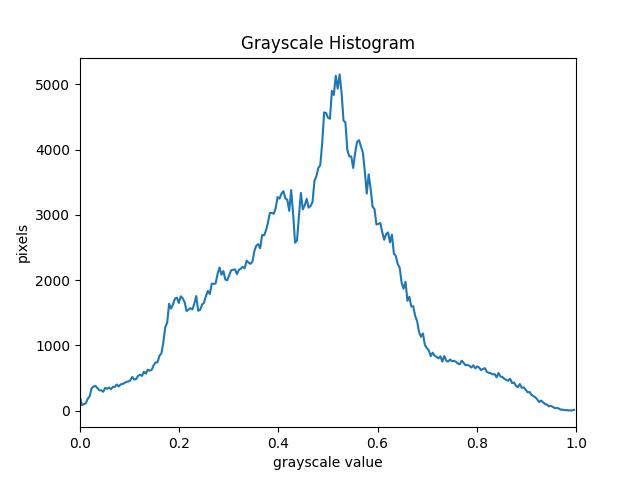
#> input picture backend/uploads/1639595893444-histo.jpeg, 640 x 480 px
$ python imhist.py ../uploads/1639595893444-histo.jpeg out.png
#> lines starting #> are read from the running program, lines starting #| are printed output that depends on the picture
import sys
import numpy as np
import skimage.color
import skimage.io
from matplotlib import pyplot as plt

image = skimage.io.imread(sys.argv[1], as_gray=True)
#> image: shape (480, 640) float64; min 0, max 1, mean 0.98
histogram, bin_edges = np.histogram(image, bins=256, range=(0, 1))
#> histogram = 256 values, max 276115 at index 255, min 5 at index 51, mean 1200; bin_edges = 257 values from 0 to 1
plt.figure()
plt.title("Grayscale Histogram")
plt.xlabel("grayscale value")
plt.ylabel("pixels")
plt.xlim([0.0, 1.0])
plt.plot(bin_edges[0:-1], histogram)
plt.savefig(sys.argv[2])
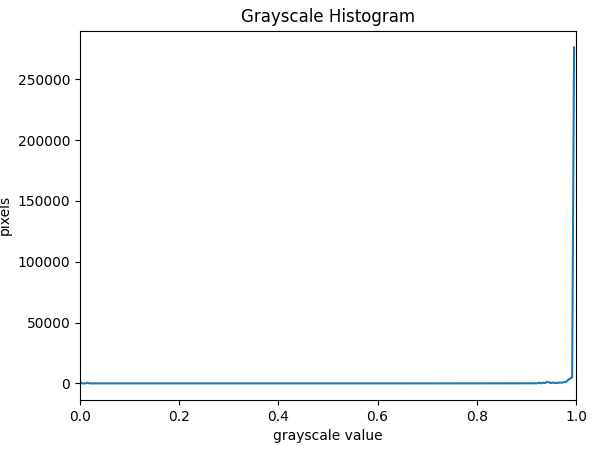
#> figure drawn by matplotlib, 1 panel; curve peaks at x = 0.996, y = 276115

$ run again, on backend/uploads/1639595974056-histo.jpeg
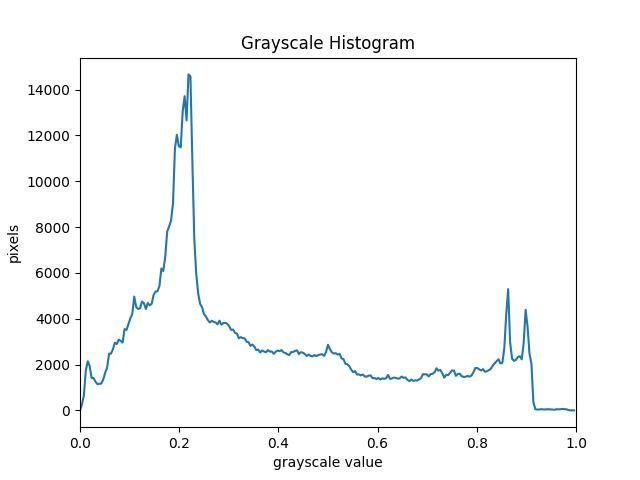
#> input picture backend/uploads/1639595974056-histo.jpeg, 640 x 480 px
#> histogram = 256 values, max 274205 at index 255, min 8 at index 63, mean 1200; bin_edges = 257 values from 0 to 1
#> `plt.savefig(sys.argv[2])`:
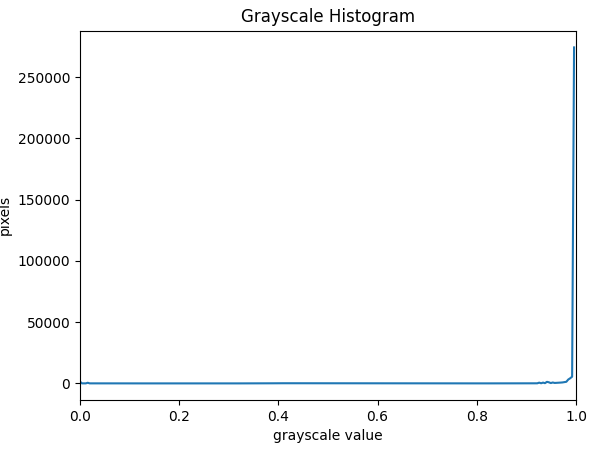
#> figure drawn by matplotlib, 1 panel; curve peaks at x = 0.996, y = 274205

$ run again, on backend/uploads/1639736998252-histo.jpeg
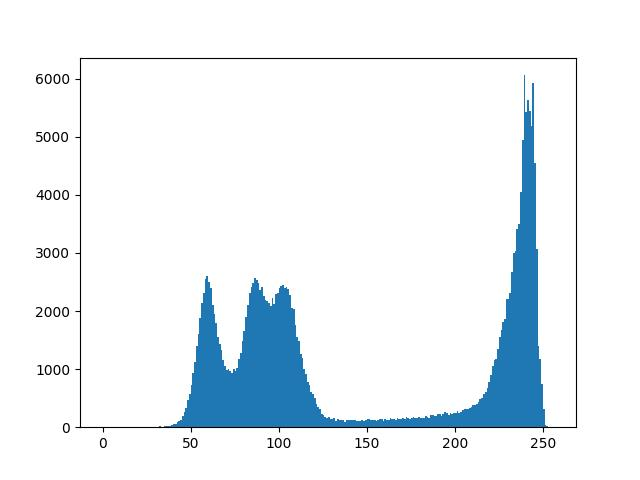
#> input picture backend/uploads/1639736998252-histo.jpeg, 640 x 480 px
#> `image = skimage.io.imread(sys.argv[1], as_gray=True)`:
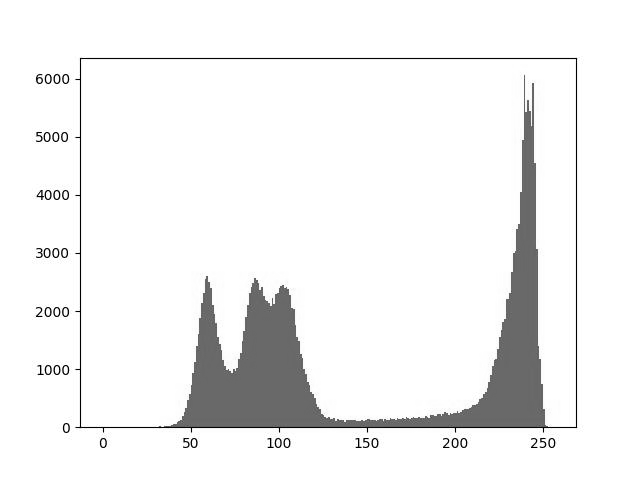
#> image: shape (480, 640) float64; min 0, max 1, mean 0.943
#> histogram = 256 values, max 263332 at index 255, min 0 at index 140, mean 1200; bin_edges = 257 values from 0 to 1
#> `plt.savefig(sys.argv[2])`:
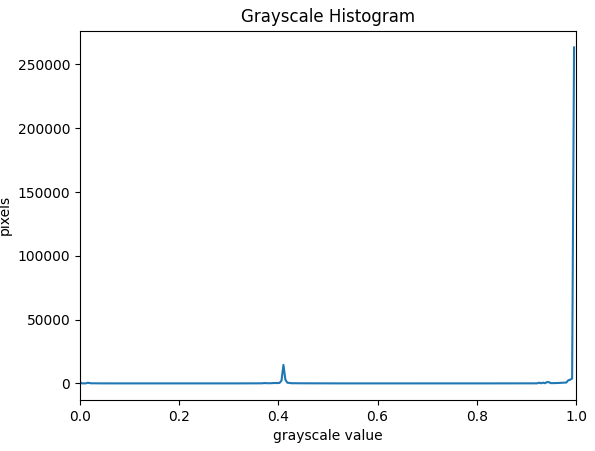
#> figure drawn by matplotlib, 1 panel; curve peaks at x = 0.996, y = 263332
